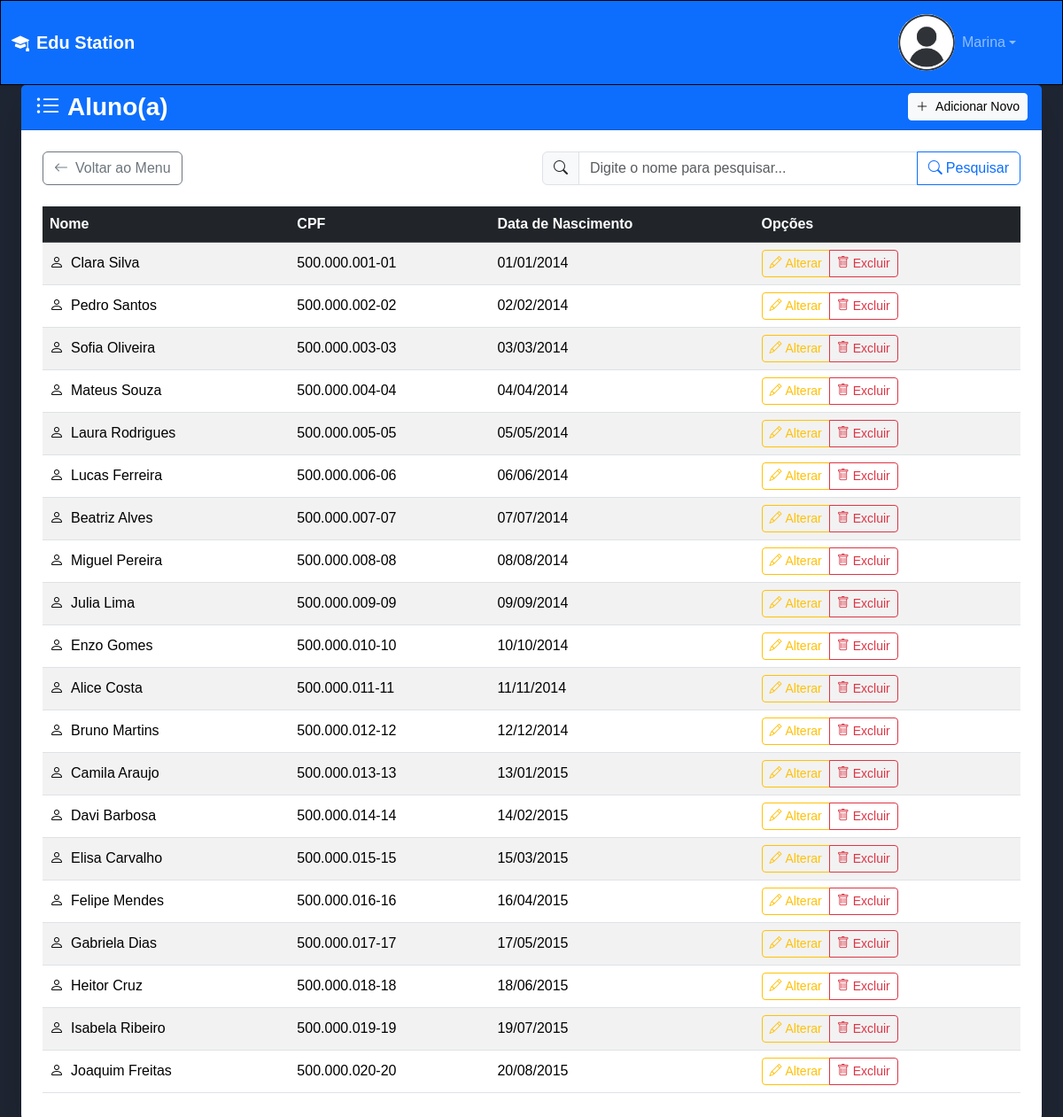
Screenshot of /aluno/ (signed in) with the database file from the repository.
### aluno/models.py (models this page shows, shortened)
class Aluno(models.Model):
    user = models.OneToOneField(User, on_delete=models.CASCADE, primary_key=True)
    cpf = models.CharField(max_length=14, unique=True)
    data_nasc = models.DateField(default=datetime.date.today)
    turma = models.ForeignKey(
        Turma,
        on_delete=models.SET_NULL,
        null=True,
        blank=True,
        related_name='alunos'
    )
    class Meta:
        verbose_name = 'Aluno(a)'

### aluno/views.py (the view)
# urls.py: path('aluno/', include('aluno.urls')),
@login_required(login_url='loginInicio:login_usuario')
def aluno(request):
    if request.method == 'GET':
        data_static = {
            'css': '/css/baseListagem.css',
            'js': 'javascript/alunoListar.js',
            'titulo': 'Aluno(a)',
            'link': 'aluno:cadAluno',
            'th_tabela': ['Nome', 'CPF', 'Data de Nascimento', 'Opções'],
            'td_links': {
                'Alterar':'aluno:altAluno',
                'Excluir':'aluno:excluirAluno'
            }
        }
        alunos = Aluno.objects.all()
        alunos_data = [
            {
            'id': aluno.pk,
            'nome': aluno.user.first_name + ' ' + aluno.user.last_name,
            'cpf': aluno.cpf,
            'data_nascimento': aluno.data_nasc.strftime('%d/%m/%Y')
            } for aluno in alunos
        ]
        return render(request, 'baseListagem.html', {'data_static': data_static,
                                                     'data_cadastros': alunos_data})

### WorkStationSchool/templates/baseListagem.html (shortened to what this page needs)
{% extends "base.html" %}
{% load static %}
{% block main %}
<div class="container-fluid h-100 d-flex flex-column">
    <div class="row flex-grow-1">
        <div class="col-12 d-flex flex-column">
            <div class="card shadow-lg border-0 rounded-4 flex-grow-1 d-flex flex-column">
                <div class="card-header bg-primary text-white">
                    <div class="row align-items-center">
                        <div class="col">
                            <h3 class="mb-0 fw-bold">
                                <i class="bi bi-list-ul me-2"></i>{{data_static.titulo}}
                            </h3>
                        </div>
                        {% if data_static.link %}
                        <div class="col-auto">
                            <a href='{% url data_static.link %}' class="btn btn-light btn-sm">
                                <i class="bi bi-plus-lg me-2"></i>Adicionar Novo
                            </a>
                        </div>
                        {% endif %}
                    </div>
                </div>
                <div class="card-body p-4 flex-grow-1 d-flex flex-column">
                    <div class="row mb-4 justify-content-between align-items-center">
                        <div class="col-md-4">
                            <a href="{% url 'loginInicio:inicio' %}" class="btn btn-outline-secondary">
                                <i class="bi bi-arrow-left me-2"></i>Voltar ao Menu
                            </a>
                        </div>
                        <div class="col-md-6">
                            <div class="input-group">
                                <span class="input-group-text">
                                    <i class="bi bi-search"></i>
                                </span>
                                <input type="search" class="form-control" placeholder="Digite o nome para pesquisar..." id="pesquisa">
                                <button class="btn btn-outline-primary" type="button">
                                    <i class="bi bi-search me-1"></i>Pesquisar
                                </button>
                            </div>
                        </div>
                    </div>
                    <div class="table-responsive flex-grow-1">
                        <table class="table table-hover table-striped">
                            <thead class="table-dark">
                                <tr>
                                    {% for th in data_static.th_tabela %}
                                    {% if data_static.titulo == 'Turma' and th == 'Opções'%}
                                    <th style="width: 22rem;">{{th}}</th>
                                    {% else %}
                                    <th>{{th}}</th>
                                    {% endif %}
                                    {% endfor %}
                                </tr>
                            </thead>
                            <tbody>
                                {% for data in data_cadastros %}
                                <tr id="{{data.id}}" class="align-middle">
                                    {% if data.cpf %}
                                    <td>
                                        <i class="bi bi-person me-2"></i>{{data.nome}}
                                    </td>
                                    <td>{{data.cpf}}</td>
                                    <td>{{data.data_nascimento}}</td>
                                    {% elif data.nome_disciplina %}
                                    <td>
                                        <i class="bi bi-book me-2"></i>{{data.nome_disciplina}}
                                    </td>
                                    <td>{{data.data_criacao}}</td>
                                    {% elif data.ano %}
                                    <td>
                                        <i class="bi bi-people me-2"></i>{{data.nome_turma}}
                                    </td>
                                    <td>{{data.ano}}</td>
                                    <td>{{data.data_criacao}}</td>
                                    {% endif %}
                                    <td>
                                        {% if data.links %}
                                        <div class="btn-group" role="group">
                                            {% for td, link_name in data.links.items %}
                                            {% if td == 'Alterar' %}
                                            <a href="#" onclick="linkMudança(event, '{% url link_name data.id %}', '{{td}}', {{data.id}})"
                                               class="btn btn-outline-warning btn-sm">
                                                <i class="bi bi-pencil me-1"></i>{{td}}
                                            </a>
                                            {% elif td == 'Excluir' %}
                                            <a href="#" onclick="linkMudança(event, '{% url link_name data.id %}', '{{td}}', {{data.id}})"
                                               class="btn btn-outline-danger btn-sm">
                                                <i class="bi bi-trash me-1"></i>{{td}}
                                            </a>
                                            {% elif 'Ver ' in td %}
                                            <a href="#" class="btn btn-outline-info btn-sm"
                                                        data-bs-toggle="modal"
                                                        data-bs-target="#infoPopup"
                                                        data-bs-url="{% url link_name data.id %}">
                                                <i class="bi bi-eye me-1"></i>{{td}}
                                            </a>
                                            {% else %}
                                            <a href="#" onclick="linkMudança(event, '{% url link_name data.id %}', '{{td}}', {{data.id}})"
                                               class="btn btn-outline-primary btn-sm">
                                                <i class="bi bi-gear me-1"></i>{{td}}
                                            </a>
                                            {% endif %}
                                            {% endfor %}
                                        </div>
                                        {% elif data_static.td_links %}
                                        <div class="btn-group" role="group">
                                            {% for td, link_name in data_static.td_links.items %}
                                            {% if td == 'Alterar' %}
                                            <a href="#" onclick="linkMudança(event, '{% url link_name data.id %}', '{{td}}', {{data.id}})"
                                               class="btn btn-outline-warning btn-sm">
                                                <i class="bi bi-pencil me-1"></i>{{td}}
                                            </a>
                                            {% elif td == 'Excluir' %}
                                            <a href="#" onclick="linkMudança(event, '{% url link_name data.id %}', '{{td}}', {{data.id}})"
                                               class="btn btn-outline-danger btn-sm">
                                                <i class="bi bi-trash me-1"></i>{{td}}
                                            </a>
                                            {% else %}
                                            <a href="#" onclick="linkMudança(event, '{% url link_name data.id %}', '{{td}}', {{data.id}})"
                                               class="btn btn-outline-primary btn-sm">
                                                <i class="bi bi-gear me-1"></i>{{td}}
                                            </a>
                                            {% endif %}
                                            {% endfor %}
                                        </div>
                                        {% endif %}
                                    </td>
                                </tr>
                                {% empty %}
                                <tr>
                                    <td colspan="{{data_static.th_tabela|length}}" class="text-center text-muted py-4">
                                        <i class="bi bi-inbox me-2"></i>Nenhum registro encontrado
                                    </td>
                                </tr>
                                {% endfor %}
                            </tbody>
                        </table>
                    </div>
                </div>
            </div>
        </div>
    </div>
</div>
{% endblock main %}

### loginInicio/templates/base.html (shortened to what this page needs)
{% load static %}
<!DOCTYPE html>
<html lang="pt-br">
<head>
    <link href="https://cdn.jsdelivr.net/npm/bootstrap@5.3.2/dist/css/bootstrap.min.css" rel="stylesheet">
    <link rel="stylesheet" href="https://cdn.jsdelivr.net/npm/bootstrap-icons@1.11.1/font/bootstrap-icons.css">
    <link rel="stylesheet" href={% static "css/base.css" %}>
</head>
<body class="bg-light d-flex flex-column" style="height: 100vh;">
    <nav class="navbar navbar-expand-lg navbar-dark bg-primary shadow-sm">
        <div class="container-fluid">
            <a class="navbar-brand fw-bold" href={% url "loginInicio:inicio" %}>
                <i class="bi bi-mortarboard-fill me-2"></i>Edu Station
            {% if user.is_authenticated %}
            <div class="navbar-nav ms-auto">
                <div class="nav-item dropdown">
                    <a class="nav-link dropdown-toggle d-flex align-items-center" href="#" role="button" data-bs-toggle="dropdown">
                        <img src={% static "img/icone_perfil.jpg" %} alt="perfil" class="rounded-circle me-2" width="32" height="64">
                        <span class="d-none d-md-inline">{{ user.first_name|default:user.username }}</span>
                    </a>
                </div>
            </div>
            {% endif %}
        </div>
    </nav>
    <main class="container-fluid flex-grow-1 d-flex flex-column" style="overflow-y: auto;">
        {% block main %}
        {% endblock main %}
    </main>
</body>
</html>

### static/css/base.css (style rules this page uses)
:root { --cor-infos: #51A3A3; --cor-main: #1F2633; --cor-links: black; --borda: 1px black solid; }
* { font-family: Arial, Helvetica, sans-serif; margin: 0; padding: 0; box-sizing: border-box; list-style: none; text-decoration: none; }
a { color: var(--cor-links); }

### rows the page displays
Aluno: cpf "500.000.001-01"
Aluno: cpf "500.000.002-02"
Aluno: cpf "500.000.003-03"
Aluno: cpf "500.000.004-04"
Aluno: cpf "500.000.005-05"
Aluno: cpf "500.000.006-06"
Aluno: cpf "500.000.007-07"
Aluno: cpf "500.000.008-08"
Aluno: cpf "500.000.009-09"
Aluno: cpf "500.000.010-10"
Aluno: cpf "500.000.011-11"
Aluno: cpf "500.000.012-12"
Aluno: cpf "500.000.013-13"
Aluno: cpf "500.000.014-14"
Aluno: cpf "500.000.015-15"
Aluno: cpf "500.000.016-16"
Aluno: cpf "500.000.017-17"
Aluno: cpf "500.000.018-18"
Aluno: cpf "500.000.019-19"
Aluno: cpf "500.000.020-20"

### other values shown
{{ user.first_name|default:user.username }} "Marina"
{{ data_static.titulo }} "Aluno(a)"
{{ th }} "Nome" "CPF" "Data de Nascimento" "Opções"
{{ data.nome }} "Clara Silva" "Pedro Santos" "Sofia Oliveira" "Mateus Souza" "Laura Rodrigues" "Lucas Ferreira" "Beatriz Alves" "Miguel Pereira" "Julia Lima" "Enzo Gomes" "Alice Costa" "Bruno Martins" "Camila Araujo" "Davi Barbosa" "Elisa Carvalho" "Felipe Mendes" "Gabriela Dias" "Heitor Cruz" "Isabela Ribeiro" "Joaquim Freitas"
{{ data.data_nascimento }} "01/01/2014" "02/02/2014" "03/03/2014" "04/04/2014" "05/05/2014" "06/06/2014" "07/07/2014" "08/08/2014" "09/09/2014" "10/10/2014" "11/11/2014" "12/12/2014" "13/01/2015" "14/02/2015" "15/03/2015" "16/04/2015" "17/05/2015" "18/06/2015" "19/07/2015" "20/08/2015"
{{ td }} "Alterar" "Alterar" "Alterar" "Alterar" "Alterar" "Alterar" "Alterar" "Alterar" "Alterar" "Alterar" "Alterar" "Alterar" "Alterar" "Alterar" "Alterar" "Alterar" "Alterar" "Alterar" "Alterar" "Alterar"
{{ td }} "Excluir" "Excluir" "Excluir" "Excluir" "Excluir" "Excluir" "Excluir" "Excluir" "Excluir" "Excluir" "Excluir" "Excluir" "Excluir" "Excluir" "Excluir" "Excluir" "Excluir" "Excluir" "Excluir" "Excluir"
